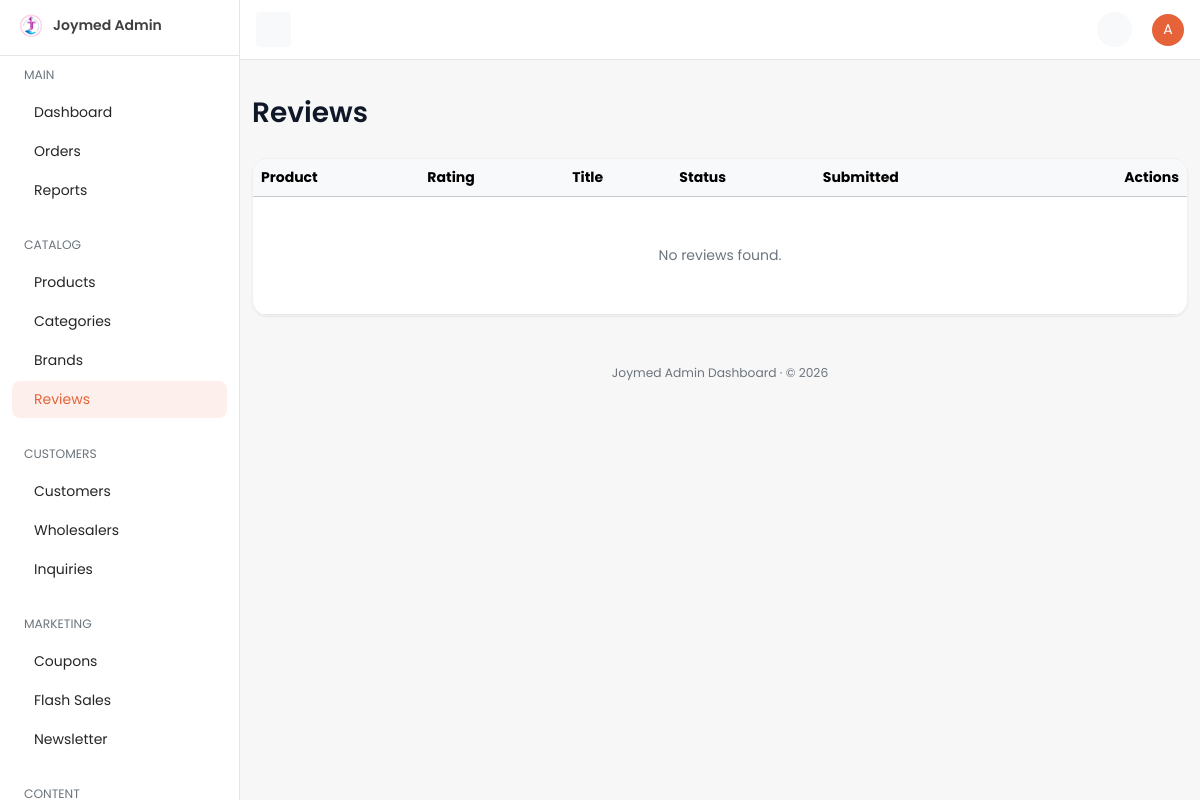
The app's page /dashboard/review/ (signed in), older data.
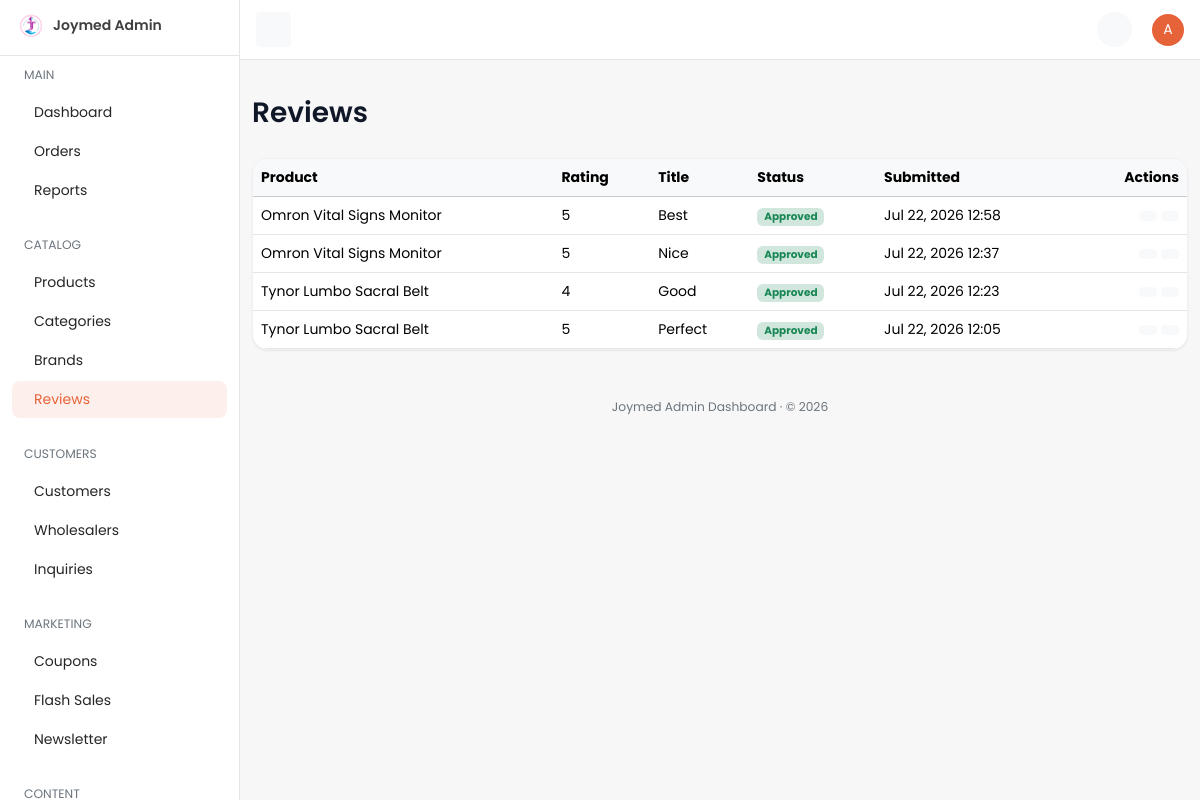
The same page, newer data.
### catalog/models.py (models this page shows, shortened)
class Product(TimeStampedModel):
    name = models.CharField(max_length=255, verbose_name="Name")
    slug = models.SlugField(
        max_length=255,
        unique=True,
        db_index=True,
        verbose_name="Slug",
    )
    sku = models.CharField(
        max_length=64,
        unique=True,
        db_index=True,
        verbose_name="SKU",
        help_text="Stock keeping unit identifier.",
    )
    category = models.ForeignKey(
        Category,
        on_delete=models.PROTECT,
        related_name="products",
        verbose_name="Category",
    )
    brand = models.ForeignKey(
        Brand,
        on_delete=models.SET_NULL,
        null=True,
        blank=True,
        related_name="products",
        verbose_name="Brand",
    )
    base_price = models.DecimalField(
        max_digits=12,
        decimal_places=2,
        verbose_name="Base price",
        help_text="Default price before variant deltas.",
    )
    mrp = models.DecimalField(max_digits=12, decimal_places=2, verbose_name="MRP")
    purchase_price = models.DecimalField(max_digits=12, decimal_places=2, verbose_name="Purchase Price")
    wholesale_rate = models.DecimalField(max_digits=12, decimal_places=2, default=0, blank=True, verbose_name="Wholesale Rate")
    is_rental = models.BooleanField(default=False, db_index=True, verbose_name="Is Rental Eligible")
    rental_price = models.DecimalField(max_digits=12, decimal_places=2, null=True, blank=True, verbose_name="Rental Price")
    show_rental_storefront = models.BooleanField(default=True, db_index=True, verbose_name="Show Rental in Storefront")
    color = models.CharField(
        max_length=50,
        blank=True,
        db_index=True,
        verbose_name="Color",
        help_text="Primary color for PLP color-filter chips.",
    )
    is_active = models.BooleanField(
        default=True,
        db_index=True,
        verbose_name="Is active",
    )
    is_featured = models.BooleanField(
        default=False,
        db_index=True,
        verbose_name="Is featured",
    )
    is_bestseller = models.BooleanField(
        default=False,
        db_index=True,
        verbose_name="Is bestseller",
    )
    is_new_arrival = models.BooleanField(
        default=False,
        db_index=True,
        verbose_name="Is new arrival",
    )
    stock_quantity = models.PositiveIntegerField(
        default=0,
        verbose_name="Stock quantity",
    )
    meta_title = models.CharField(max_length=70, blank=True, verbose_name="Meta title")
    meta_description = models.CharField(max_length=160, blank=True, verbose_name="Meta description")
    og_image = models.ImageField(
        upload_to="seo/products/",
        blank=True,
        null=True,
        verbose_name="Open Graph image",
    )
    low_stock_threshold = models.PositiveIntegerField(
        default=5,
        verbose_name="Low stock threshold",
        help_text="Triggers low-stock alerts when stock falls at or below this value.",
    )
    class Meta:
        verbose_name = "Product"
        verbose_name_plural = "Products"
        indexes = [
            models.Index(
                fields=["is_active", "category_id"],
                name="cat_prod_active_category_idx",
            ),
            models.Index(
                fields=["is_active", "is_bestseller"],
                name="cat_prod_active_bestseller_idx",
            ),
            models.Index(fields=["is_active", "is_new_arrival"], name="cat_prod_active_new_idx"),
            models.Index(
                fields=["is_active", "is_featured"], name="cat_prod_featured_idx"
            ),
        ]
    @property
    def price(self):
        return self.base_price
    @price.setter
    def price(self, value):
        self.base_price = value

class Review(TimeStampedModel):
    product = models.ForeignKey(
        Product,
        on_delete=models.CASCADE,
        related_name="reviews",
        verbose_name="Product",
    )
    customer = models.ForeignKey(
        "accounts.CustomerProfile",
        on_delete=models.CASCADE,
        related_name="reviews",
        verbose_name="Customer",
    )
    rating = models.PositiveSmallIntegerField(
        validators=[MinValueValidator(1), MaxValueValidator(5)],
        verbose_name="Rating",
    )
    title = models.CharField(max_length=200, verbose_name="Title")
    body = models.TextField(verbose_name="Body")
    is_verified_purchase = models.BooleanField(
        default=False,
        verbose_name="Verified purchase",
    )
    moderation_status = models.CharField(
        max_length=20,
        choices=ModerationStatus.choices,
        default=ModerationStatus.PENDING,
        db_index=True,
        verbose_name="Moderation status",
    )
    moderated_by = models.ForeignKey(
        settings.AUTH_USER_MODEL,
        on_delete=models.SET_NULL,
        null=True,
        blank=True,
        related_name="moderated_reviews",
        verbose_name="Moderated by",
    )
    class Meta:
        verbose_name = "Review"
        verbose_name_plural = "Reviews"
        indexes = [
            models.Index(
                fields=["product", "moderation_status"],
                name="cat_review_product_mod_idx",
            ),
        ]

### dashboard/views/catalog.py (the view)
# urls.py: path("review/", catalog.ReviewListView.as_view(), name="review-list"),
class ReviewListView(DashboardListView):
    model = Review
    nav_section = "reviews"
    url_basename = "review"
    singular_name = "Review"
    plural_name = "Reviews"
    select_related = ["product", "customer__user"]
    can_create = False
    columns = [
        {"label": "Product", "name": "product.name"},
        {"label": "Rating", "name": "rating"},
        {"label": "Title", "name": "title"},
        {"label": "Status", "name": "get_moderation_status_display", "type": "badge"},
        {"label": "Submitted", "name": "created_at", "type": "datetime"},
    ]

### cart/selectors.py (called while the page is built)
def get_cart_for_request(*, request: HttpRequest) -> Optional[Cart]:
    if hasattr(request, _CART_CACHE_ATTR):
        return getattr(request, _CART_CACHE_ATTR)
    if not request.session.session_key:
        request.session.create()
    session_key = request.session.session_key
    cart = None
    if request.user.is_authenticated and hasattr(request.user, "customer_profile"):
        cart = (
            Cart.objects.filter(customer_profile=request.user.customer_profile)
            .select_related("currency", "destination_city")
            .first()
        )
    if cart is None:
        cart = (
            Cart.objects.filter(session_key=session_key)
            .select_related("currency", "destination_city")
            .first()
        )
    setattr(request, _CART_CACHE_ATTR, cart)
    return cart

def get_cart_item_count(*, cart: Cart | None) -> int:
    if cart is None:
        return 0
    total = CartItem.objects.filter(cart=cart).aggregate(total=Sum("quantity"))["total"]
    return int(total or 0)

def get_cart_count(*, request: HttpRequest) -> int:
    cart = get_cart_for_request(request=request)
    return get_cart_item_count(cart=cart)

### dashboard/templates/dashboard/crud/list.html (shortened to what this page needs)
{% extends "dashboard/base.html" %}
{% load dashboard_extras %}
{% block page_title %}{{ plural_name }}{% endblock %}
{% block content %}
<div class="row">
  <div class="col-12">
    <div class="card table-responsive">
      <table class="table mb-0 text-nowrap table-hover align-middle">
        <thead class="table-light">
          <tr>
            {% for col in columns %}<th>{{ col.label }}</th>{% endfor %}
            {% if can_view or can_edit or can_delete %}<th class="text-end">Actions</th>{% endif %}
          </tr>
        </thead>
        <tbody>
          {% for obj in objects %}
          <tr>
            {% for col in columns %}
            <td>
              {% cell_value obj col as value %}
              {% if col.type == "bool" %}
                {% if value %}<span class="badge bg-success-subtle text-success">Yes</span>
                {% else %}<span class="badge bg-secondary-subtle text-secondary">No</span>{% endif %}
              {% elif col.type == "money" %}
                {{ value|floatformat:2 }}
              {% elif col.type == "image" %}
                {% if value %}<img src="{{ value.url }}" class="avatar avatar-md rounded" alt="" />
                {% else %}<span class="avatar avatar-md avatar-secondary rounded d-inline-flex"><span class="avatar-initials rounded">–</span></span>{% endif %}
              {% elif col.type == "badge" %}
                {% if value == "Approved" or value == "approved" or value == "Active" or value == "active" or value == "Paid" or value == "paid" or value == "Delivered" or value == "delivered" %}
                  <span class="badge bg-success-subtle text-success">{{ value }}</span>
                {% elif value == "Pending" or value == "pending" or value == "Processing" or value == "processing" %}
                  <span class="badge bg-warning-subtle text-warning">{{ value }}</span>
                {% elif value == "Rejected" or value == "rejected" or value == "Cancelled" or value == "cancelled" or value == "Failed" or value == "failed" %}
                  <span class="badge bg-danger-subtle text-danger">{{ value }}</span>
                {% else %}
                  <span class="badge bg-primary-subtle text-primary">{{ value }}</span>
                {% endif %}
              {% elif col.type == "datetime" %}
                {{ value|date:"M d, Y H:i" }}
              {% else %}
                {{ value|default_if_none:"" }}
              {% endif %}
            </td>
            {% endfor %}
            {% if can_view or can_edit or can_delete %}
            <td class="text-end">
              {% if can_edit %}
              <a href="{% row_action_url url_basename 'update' obj.pk %}" class="btn btn-sm btn-light" title="Edit"></a>
              {% endif %}
              {% if can_delete %}
              <a href="{% row_action_url url_basename 'delete' obj.pk %}" class="btn btn-sm btn-light text-danger" title="Delete"></a>
              {% endif %}
            </td>
            {% endif %}
          </tr>
          {% empty %}
          <tr>
            <td colspan="{{ columns|length|add:1 }}" class="text-center text-secondary py-5">
              No {{ plural_name|lower }} found.
            </td>
          </tr>
          {% endfor %}
        </tbody>
      </table>
    </div>
  </div>
</div>
{% endblock %}

Row changes from the older to the newer data that the page shows:
added Review: columns "5" "Best", columns "Approved", columns "Jul 22, 2026 12:58"
now on this page (row unchanged): Product: columns "Omron Vital Signs Monitor" "Omron Vital Signs Monitor"
added Review: columns "5" "Nice", columns "Approved", columns "Jul 22, 2026 12:37"
added Review: columns "4" "Good", columns "Approved", columns "Jul 22, 2026 12:23"
now on this page (row edited): Product: columns "Tynor Lumbo Sacral Belt" "Tynor Lumbo Sacral Belt"
added Review: columns "5" "Perfect", columns "Approved", columns "Jul 22, 2026 12:05"
Text that changed along with them:
{{ plural_name|lower }}: "reviews" → (not shown)
text no longer shown: "No found."
